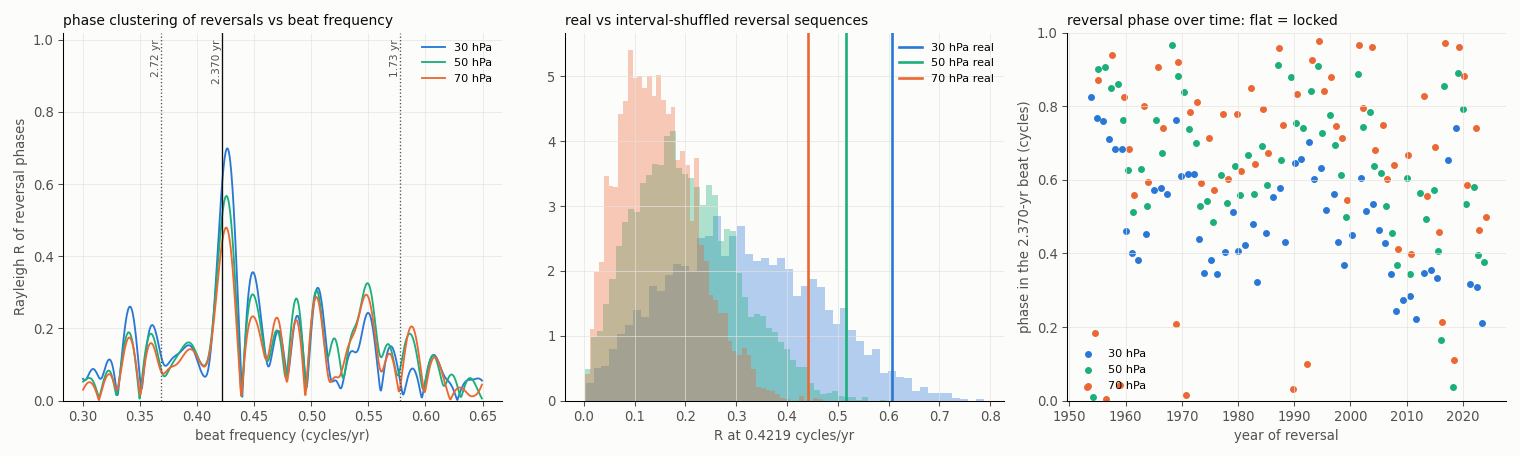

Source code (Python):
#!/usr/bin/env python3
"""Do QBO reversals lock to the 2.370-yr draconic/semiannual beat? (2026-10-22)

Reversal dates: KIT monthly winds at 30/50/70 hPa, 3-month running mean, hysteresis +-3 m/s (a reversal is counted when
the wind passes the opposite threshold; its date is the zero crossing in between, interpolated).
Phase: phi = frac((t - 1953) * f) for westerly onsets, frac(... ) + 0.5 for easterly onsets; Rayleigh R = |mean e^{2 pi i phi}|.
Tests
  1. frequency scan 0.30-0.65 cycles/yr: where does R peak? predicted 0.4219 (2.370 yr); controls 1/1.73, 1/2.72
  2. interval-shuffle null: same set of half-cycle intervals in random order (same period spread, phase free to wander);
     R at 0.4219 and the scan maximum, real vs 5000 surrogates
  3. phase drift: the circular mean phase in 1953-1986, 1987-2005, 2006-2024
    python3 qbo_phase_lock.py  -> qbo_phase_lock.png, stdout
"""
from pathlib import Path

import matplotlib
import numpy as np

matplotlib.use("Agg")
import matplotlib.pyplot as plt  # noqa: E402

HERE = Path(__file__).resolve().parent
LEGS = HERE.parent / "experiments/Oct2026_generator/legs"
FILES = {30: (LEGS / "qbo30_point0E/kit_qbo_u30.dat", 1.0), 50: (LEGS / "qbo50/qbo50.dat", 100.0), 70: (LEGS / "qbo70_point0E/kit_qbo_u70.dat", 1.0)}
F0 = 365.2422 / 27.212221 - 13 - 1 + 1    # placeholder, replaced below
F0 = (365.2422 / 27.212221) % 1.0         # 0.4219 cycles/yr
CTRL = {"2.370 yr (predicted)": F0, "1.73 yr (no polarity flip)": 1 - F0, "2.72 yr (declination)": 365.2422 / 27.321582 % 1.0}
INK, MUTED, GRID, SURF = "#0b0b0b", "#52514e", "#e4e3df", "#fcfcfb"
rng = np.random.default_rng(11)


def reversals(path, scale, thr=3.0):
    a = np.loadtxt(path); t, u = a[:, 0], a[:, 1] * scale
    m = (t >= 1953) & (t < 2024.3); t, u = t[m], np.convolve(u[m], np.ones(3) / 3, "same")
    out = []; state = np.sign(u[0]) or 1.0; last0 = None
    for i in range(1, len(u)):
        if np.sign(u[i]) != np.sign(u[i - 1]):
            last0 = t[i - 1] + (t[i] - t[i - 1]) * u[i - 1] / (u[i - 1] - u[i])
        if state < 0 and u[i] > thr:
            out.append((last0, +1)); state = 1.0
        elif state > 0 and u[i] < -thr:
            out.append((last0, -1)); state = -1.0
    return np.array([o[0] for o in out]), np.array([o[1] for o in out])


def R(t, s, f):
    ph = (t - 1953.0) * f + np.where(s > 0, 0.0, 0.5)
    z = np.mean(np.exp(2j * np.pi * ph)); return abs(z), np.angle(z) / (2 * np.pi) % 1


FS = np.arange(0.30, 0.65, 0.0005)
REV = {L: reversals(*FILES[L]) for L in FILES}
res = {}
for L, (t, s) in REV.items():
    d = np.diff(t)
    print(f"\n{L} hPa: {len(t)} reversals 1953-2024, half-cycle intervals {d.mean():.2f} +- {d.std():.2f} yr -> mean period {2 * d.mean():.3f} yr")
    scan = np.array([R(t, s, f)[0] for f in FS]); fpk = FS[np.argmax(scan)]
    print(f"   frequency scan: R peaks at {fpk:.4f} cycles/yr ({1 / fpk:.3f} yr), R = {scan.max():.3f}")
    for k, f in CTRL.items():
        print(f"   R at {k:28s} {R(t, s, f)[0]:.3f}")
    # interval-shuffle surrogates
    S0, Sm = [], []
    for _ in range(5000):
        tt = t[0] + np.concatenate([[0.0], np.cumsum(rng.permutation(d))])
        ss = s[0] * (-1.0) ** np.arange(len(tt))
        S0.append(R(tt, ss, F0)[0]); Sm.append(max(R(tt, ss, f)[0] for f in FS[::8]))
    S0, Sm = np.array(S0), np.array(Sm); r0 = R(t, s, F0)[0]
    print(f"   shuffle null: R(0.4219) real {r0:.3f} vs surrogates {np.median(S0):.3f} (95th {np.percentile(S0, 95):.3f}); p = {np.mean(S0 >= r0):.4f}")
    print(f"                 scan max real {scan.max():.3f} vs surrogate scan max {np.median(Sm):.3f} (95th {np.percentile(Sm, 95):.3f}); p = {np.mean(Sm >= scan.max()):.4f}")
    for a, b in ((1953, 1987), (1987, 2006), (2006, 2025)):
        m = (t >= a) & (t < b); r, ph = R(t[m], s[m], F0)
        print(f"   {a}-{b - 1}: {m.sum():2d} reversals, R {r:.2f}, mean phase {ph:.2f} cycles")
    res[L] = (t, s, scan, S0, r0)

fig, axs = plt.subplots(1, 3, figsize=(16, 4.8), facecolor=SURF)
cols = {30: "#2a78d6", 50: "#1baf7a", 70: "#eb6834"}
ax = axs[0]
for L, (t, s, scan, S0, r0) in res.items():
    ax.plot(FS, scan, color=cols[L], lw=1.4, label=f"{L} hPa")
for k, f in CTRL.items():
    ax.axvline(f, color=MUTED if "predicted" not in k else INK, lw=1.0, ls="-" if "predicted" in k else ":")
    ax.text(f, 1.0, k.split(" (")[0], rotation=90, va="top", ha="right", fontsize=8, color=MUTED)
ax.set_xlabel("beat frequency (cycles/yr)", color=MUTED); ax.set_ylabel("Rayleigh R of reversal phases", color=MUTED); ax.set_ylim(0, 1.02)
ax.set_title("phase clustering of reversals vs beat frequency", loc="left", fontsize=10.5, color=INK); ax.legend(frameon=False, fontsize=8.5)
ax = axs[1]
for L, (t, s, scan, S0, r0) in res.items():
    ax.hist(S0, bins=50, color=cols[L], alpha=0.35, density=True); ax.axvline(r0, color=cols[L], lw=2, label=f"{L} hPa real")
ax.set_xlabel("R at 0.4219 cycles/yr", color=MUTED); ax.set_title("real vs interval-shuffled reversal sequences", loc="left", fontsize=10.5, color=INK)
ax.legend(frameon=False, fontsize=8.5)
ax = axs[2]
for L, (t, s, scan, S0, r0) in res.items():
    ph = ((t - 1953.0) * F0 + np.where(s > 0, 0.0, 0.5)) % 1
    ax.scatter(t, ph, color=cols[L], s=18, label=f"{L} hPa")
ax.set_ylim(0, 1); ax.set_xlabel("year of reversal", color=MUTED); ax.set_ylabel("phase in the 2.370-yr beat (cycles)", color=MUTED)
ax.set_title("reversal phase over time: flat = locked", loc="left", fontsize=10.5, color=INK); ax.legend(frameon=False, fontsize=8.5)
for a in axs:
    a.set_facecolor(SURF); a.tick_params(colors=MUTED); a.grid(True, color=GRID, lw=0.5)
    for sp in ("top", "right"):
        a.spines[sp].set_visible(False)
fig.tight_layout(); fig.savefig(HERE / "qbo_phase_lock.png", dpi=95, facecolor=SURF)
print("\nplot: qbo_phase_lock.png")
